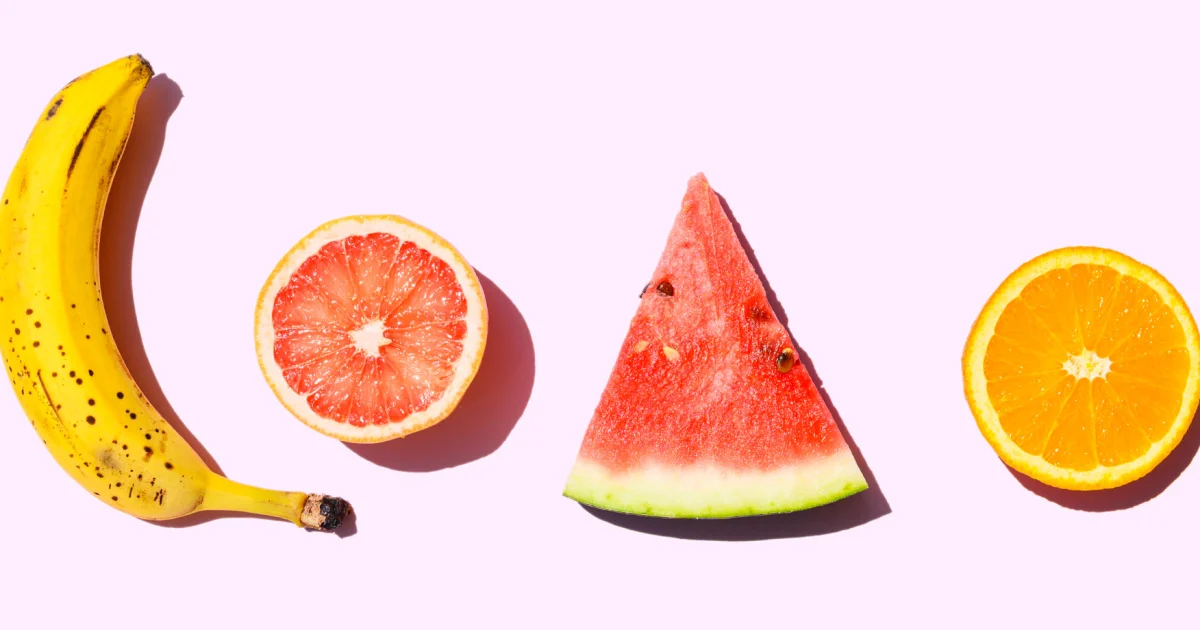
#> input picture fruit.webp, 1200 x 630 px, found by its file name
$ python Gray-image.py
#> lines starting #> are read from the running program, lines starting #| are printed output that depends on the picture
import cv2
import numpy as np


fruit_image = cv2.imread("/Users/anya/Desktop/opencv-project/fruit.webp")
#> fruit_image is the input picture: shape (630, 1200, 3); mean B, G, R 194.8, 209.7, 246

fruit_gray_image = cv2.cvtColor(fruit_image, cv2.COLOR_BGR2GRAY)
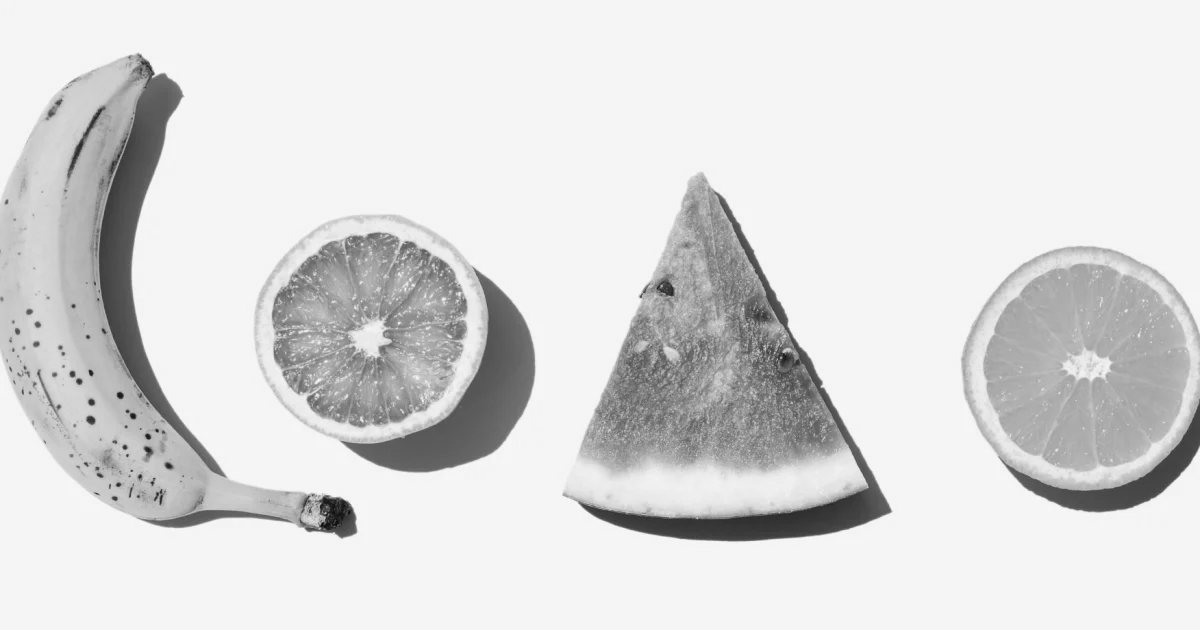
#> fruit_gray_image: shape (630, 1200); min 12, max 253, mean 219

cv2.imshow("Gray Fruit", fruit_gray_image)
cv2.imshow("Color Fruit", fruit_image)

cv2.imwrite("Grayfruit.png", fruit_gray_image)

cv2.waitKey(0)
cv2.destroyAllWindows()
